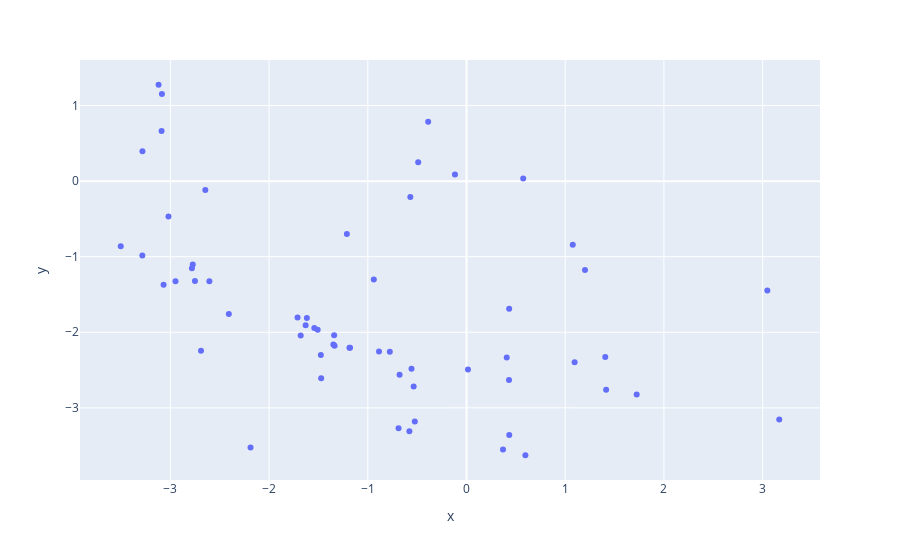

Here is the notebook cell this chart was saved with:
### Code cell
px.scatter(x = df_pareto_all['f1'], y = df_pareto_all['f2'])

### Figure 1 — Plotly figure (JSON) as saved in the notebook; plotly's stock layout.template omitted (floating-point values rounded to 4 significant figures)
{"data": [{"hovertemplate": "x=%{x}<br>y=%{y}<extra></extra>", "legendgroup": "", "marker": {"color": "#636efa", "symbol": "circle"}, "mode": "markers", "name": "", "orientation": "v", "showlegend": false, "type": "scatter", "x": [0.3696, 0.01462, -2.188, -1.476, -0.1173, -0.777, -0.4896, -3.069, -1.186, -1.473, -3.12, -0.6886, -1.712, -1.63, -2.69, -3.086, 0.4072, 0.5742, -3.283, -1.337, -0.5572, -1.618, -1.542, -0.5787, -2.948, 1.2, 1.724, -1.212, -3.284, 1.414, 3.047, 1.405, -3.089, -0.5693, -2.605, -0.6781, -2.646, -2.773, 0.4305, -1.68, 3.168, -3.503, -0.8864, 1.076, 0.5963, -0.3886, -3.019, -2.751, -0.524, -1.341, -2.408, 1.095, -1.18, 0.4319, -2.782, -1.508, -0.5355, 0.4329, -0.9391, -1.349], "xaxis": "x", "y": [-3.552, -2.492, -3.526, -2.3, 0.08613, -2.257, 0.2493, -1.372, -2.206, -2.607, 1.275, -3.271, -1.805, -1.906, -2.243, 1.154, -2.334, 0.03596, 0.3954, -2.178, -2.484, -1.811, -1.942, -3.31, -1.325, -1.175, -2.822, -0.7007, -0.983, -2.76, -1.447, -2.326, 0.6631, -0.2101, -1.326, -2.561, -0.1166, -1.104, -2.63, -2.044, -3.155, -0.8601, -2.253, -0.8411, -3.627, 0.7864, -0.4683, -1.322, -3.182, -2.041, -1.759, -2.396, -2.205, -1.687, -1.152, -1.966, -2.717, -3.359, -1.3, -2.161], "yaxis": "y"}], "layout": {"legend": {"tracegroupgap": 0}, "margin": {"t": 60}, "xaxis": {"anchor": "y", "domain": [0, 1], "title": {"text": "x"}}, "yaxis": {"anchor": "x", "domain": [0, 1], "title": {"text": "y"}}}}
